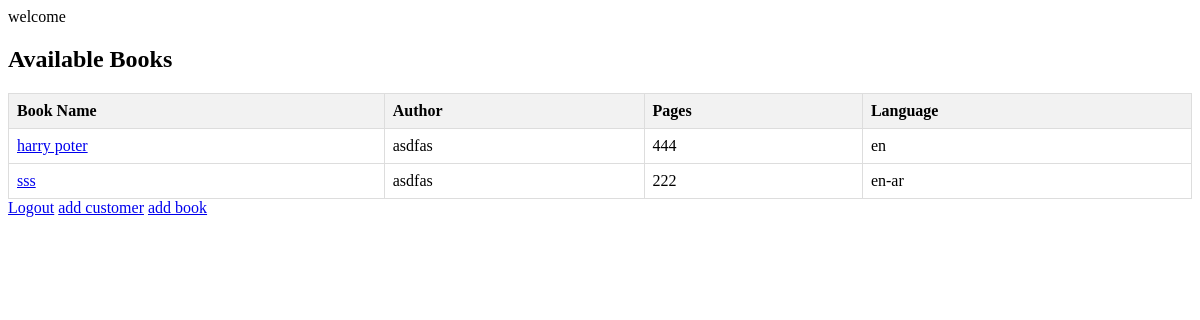
The page /books/ on the database its author committed.
### app1/models.py (models this page shows, shortened)
class book(models.Model):
    bname = models.CharField(max_length=64)
    author = models.CharField(max_length=100)
    pages = models.CharField(max_length=64)
    language = models.CharField(max_length=64)

### app1/views.py (the view)
# urls.py: path('books/', views.books, name='books'),
def books(request):
    book_list = book.objects.all()
    customer_list = customers.objects.all()
    book_form = BookForm()
    return render(request,"app1/book.html",{
        "book_list": book_list,"book_form" :book_form, "customers_list" : customer_list
    })

### app1/templates/app1/book.html
{% extends "app1/layout.html" %}
{% block body %}
          welcome
<h2>Available Books</h2>
<table>
    <thead>
        <tr>
            <th>Book Name</th>
            <th>Author</th>
            <th>Pages</th>
            <th>Language</th>
        </tr>
    </thead>
    <tbody>
        {% for book in book_list %}
            <tr>
                <td>
                    <a href="{% url 'app1:details' customer_id=request.user.id %}">{{ book.bname }}</a>
                </td>
                <td>{{ book.author }}</td>
                <td>{{ book.pages }}</td>
                <td>{{ book.language }}</td>
            </tr>
        {% endfor %}
    </tbody>
</table>
    <a href="{% url 'app1:logout' %}" class="button">Logout</a>
    <a href="{% url 'app1:add_customer' %}" class="button">add customer</a>
    <a href="{% url 'app1:add_book' %}" class="button">add book</a>
{% endblock %}

### app1/templates/app1/layout.html (style rules this page uses)
table { width: 100%; border-collapse: collapse; margin-top: 20px; }
th, td { border: 1px solid #ddd; padding: 8px; text-align: left; }
th { background-color: #f2f2f2; }

### rows shown on the page
book: bname "harry poter", author "asdfas", pages "444", language "en"
book: bname "sss", author "asdfas", pages "222", language "en-ar"
